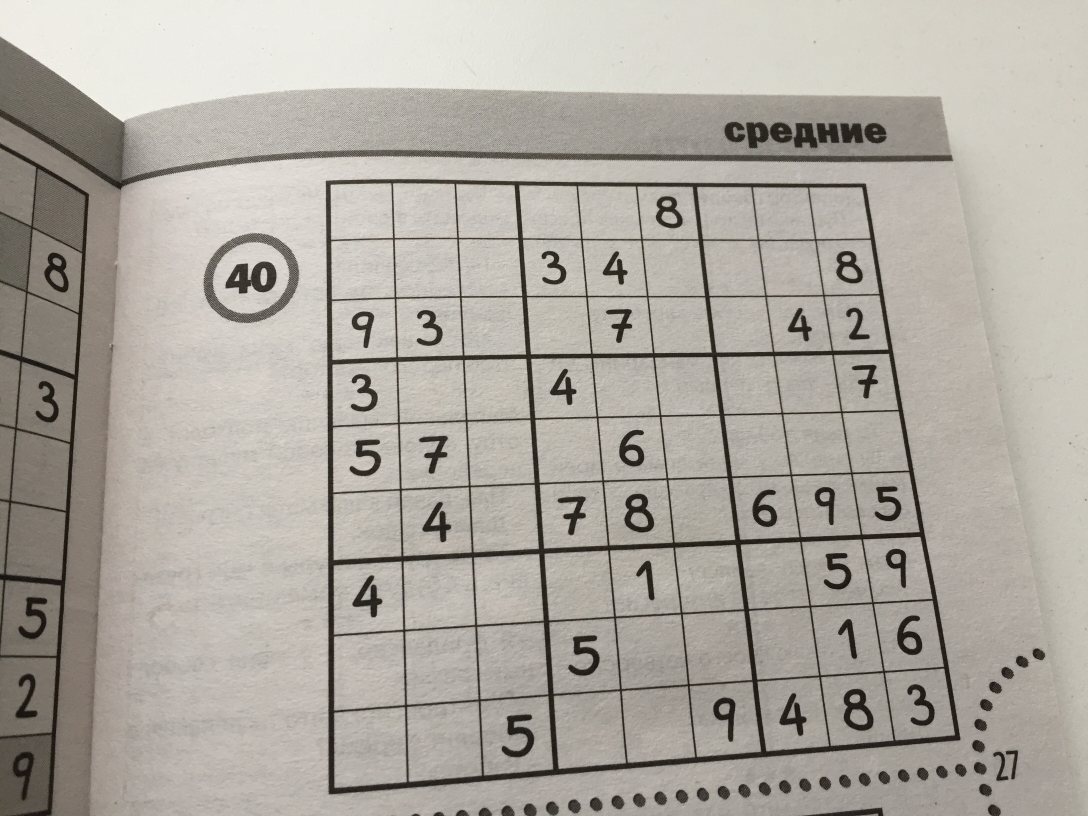
#> input picture IMG_1263.JPG, 3264 x 2448 px (shown at 1/3 size)
$ jupyter execute --allow-errors sudoku_solver.ipynb   (shell and % lines are left out)
#> lines starting #> are read from the running program, lines starting #| are printed output that depends on the picture; after the words box and inside, x2 and y2 are one past the last pixel; in counts of white or black regions, pixels touching at a corner belong together
## Project goal: build a CV algorithm to solve Sudoku.

based on https://medium.com/@neshpatel/solving-sudoku-part-ii-9a7019d196a2

[cell 1]
import cv2 as cv
import numpy as np
from matplotlib import pyplot as plt
from skimage import io
from skimage.feature import canny
from skimage.transform import hough_line, hough_line_peaks
from skimage.transform import rescale
import cv2
from skimage.transform import ProjectiveTransform, warp
from skimage.feature import match_template
from tqdm import tqdm_notebook
from PIL import Image
from skimage import util
import warnings
warnings.filterwarnings("ignore")

[cell 2]
image_name = "IMG_1263.JPG"
io.imshow(image_name)
plt.show()

# Part 1. Normalize the image

[cell 3]
def distance(p1, p2):
    a = p2[0] - p1[0]
    b = p2[1] - p1[1]
    return np.sqrt((a ** 2) + (b ** 2))


def normalize_image(fname):
#> called with fname = 'IMG_1263.JPG'
    image_full = io.imread(fname, as_gray=True, plugin='matplotlib')
    image_scaled= rescale(image_full, 0.5)
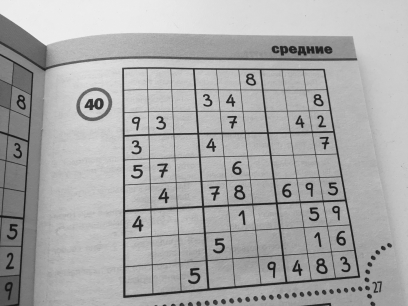
#> image_scaled: shape (1224, 1632) float64 (shown at 1/4 size); min 0.0462, max 0.963, mean 0.663
    edges = canny(image_scaled)
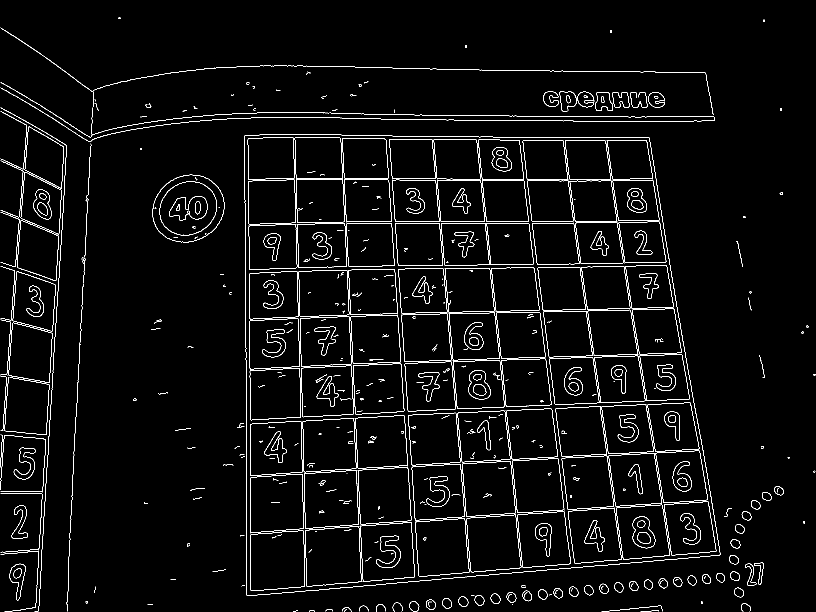
#> edges: shape (1224, 1632) bool (shown at 1/2 size); 3.2% white in thin lines or dots
    edges = (edges).astype(np.uint8)
    ext_contours = cv.findContours(edges.copy(), cv.RETR_EXTERNAL, cv.CHAIN_APPROX_SIMPLE)[1]
#> ext_contours = 155 contours, 101 with area under 20; largest, box (x1, y1, x2, y2) and area: (488, 268, 1441, 1192) 773590, (305, 349, 449, 485) 15059, (17, 645, 105, 766) 8408, (25, 543, 112, 663) 7762, (34, 440, 118, 562) 7326

    contour = max(ext_contours, key=cv.contourArea)
#> contour = contour of 521 points, box (x1, y1, x2, y2) (488, 268, 1441, 1192), area 773590
    contour = contour.squeeze()
#> contour = 521 pairs, first value 488 to 1440, second value 268 to 1191
    epsilon = 0.1 * cv.arcLength(contour, True)
#> epsilon = 361.7
    corners = cv.approxPolyDP(contour, epsilon, True).squeeze()
#> corners = [[488, 272], [494, 1191], [1440, 1109], [1298, 275]]
    src = np.array(corners, dtype='float32')
#> src has the same summary as corners

    src_middle_x = sum([el[0] for el in src]) / 4
#> src_middle_x = 930
    src_middle_y = sum([el[1] for el in src]) / 4
#> src_middle_y = 711.8

    for point in src:
        if (point[0] > src_middle_x) and (point[1] > src_middle_y):
            lower_right = point
        if (point[0] < src_middle_x) and (point[1] < src_middle_y):
            upper_left = point
        if (point[0] > src_middle_x) and (point[1] < src_middle_y):
            lower_left = point
        if (point[0] < src_middle_x) and (point[1] > src_middle_y):
            upper_right = point
#> this loop made 4 passes

    src = np.array([lower_left, upper_left, upper_right, lower_right], dtype='float32')
#> src = [[1298, 275], [488, 272], [494, 1191], [1440, 1109]]


    side = max([distance(corners[3], corners[0]),
                distance(corners[1], corners[2]),
                distance(corners[3], corners[2]),
                distance(corners[1], corners[0])])
#> in distance, `a = p2[0] - p1[0]`: a = -810
#> in distance, `b = p2[1] - p1[1]`: b = -3
#> side = 949.5
    dst = np.array([[side, 0], [0, 0], [0, side],  [side, side]], dtype='float32')
#> dst = [[949.5, 0], [0, 0], [0, 949.5], [949.5, 949.5]]
    m = cv.getPerspectiveTransform(src, dst)
#> m = [[1.09, -0.00709, -528.2], [-0.00457, 1.23, -333.4], [-9.97e-05, 0.000204, 1]]

    normalized_image = cv.warpPerspective(image_scaled, m, (int(side), int(side)))
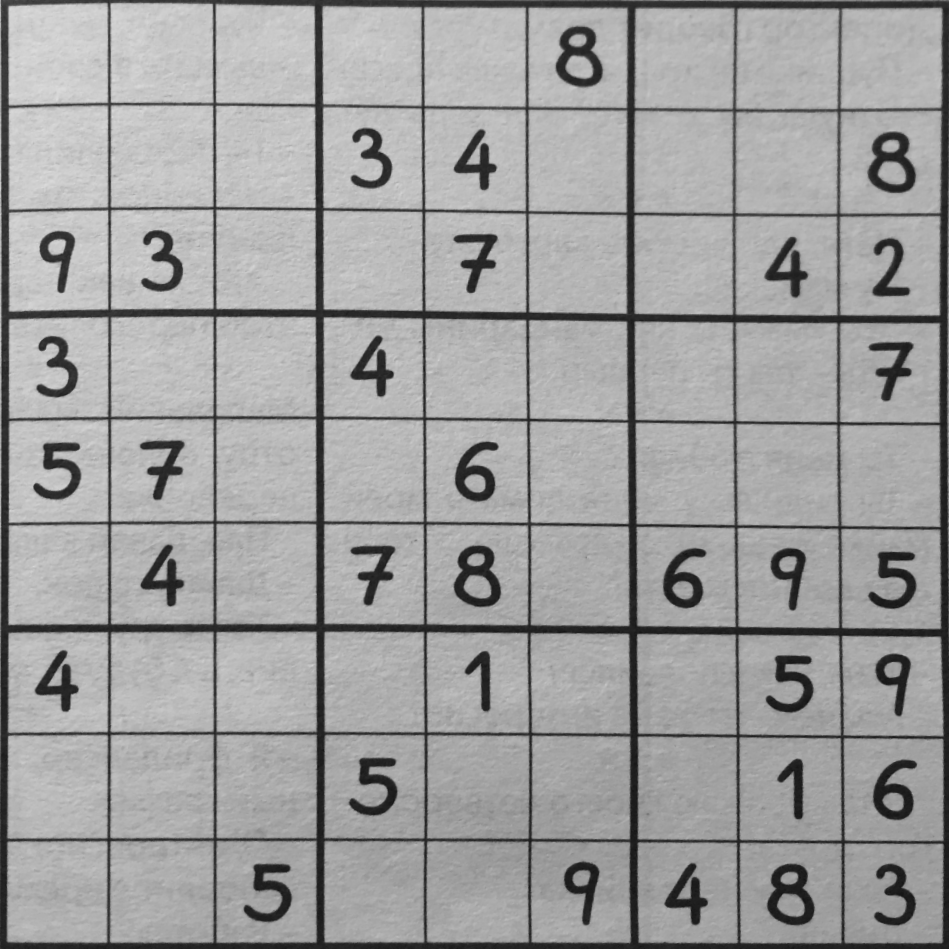
#> normalized_image: shape (949, 949) float64; min 0.0751, max 0.862, mean 0.627
    io.imsave('normalized_{}'.format(fname), normalized_image)
    return normalized_image

$ run again, with IMG_1264.JPG copied over IMG_1263.JPG
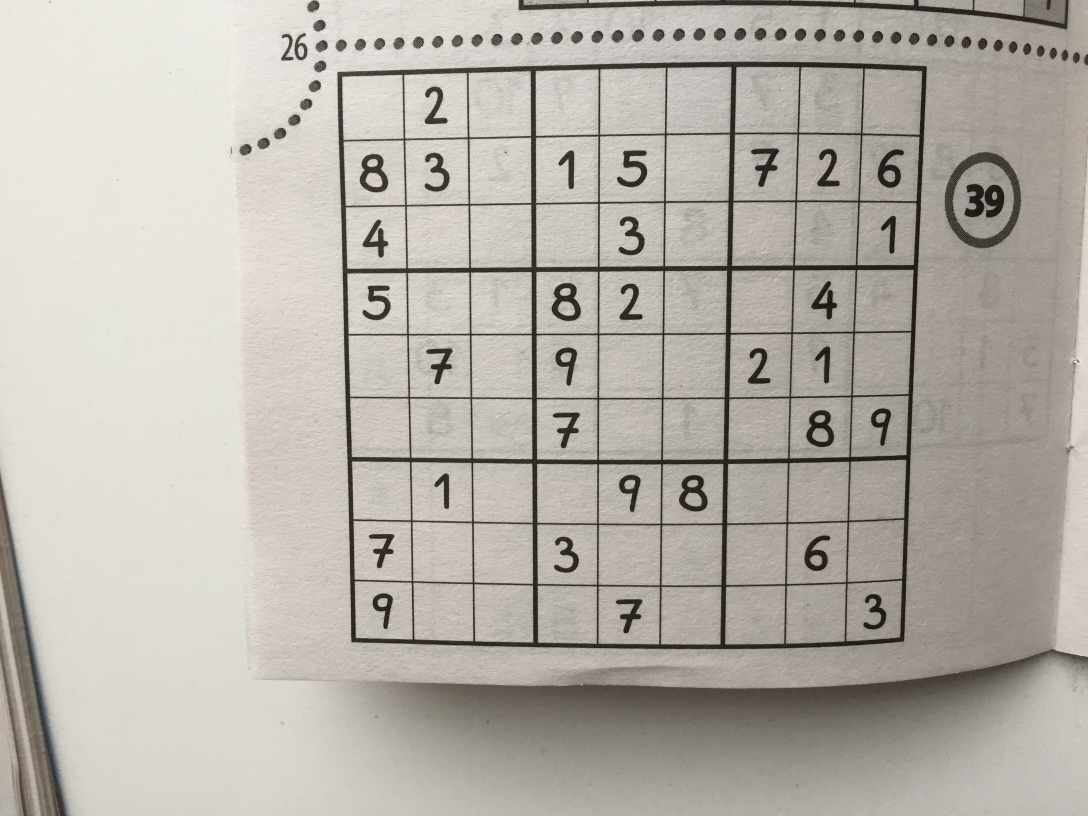
#> input picture IMG_1264.JPG, 3264 x 2448 px (shown at 1/3 size)
#> in normalize_image, `edges = canny(image_scaled)`:
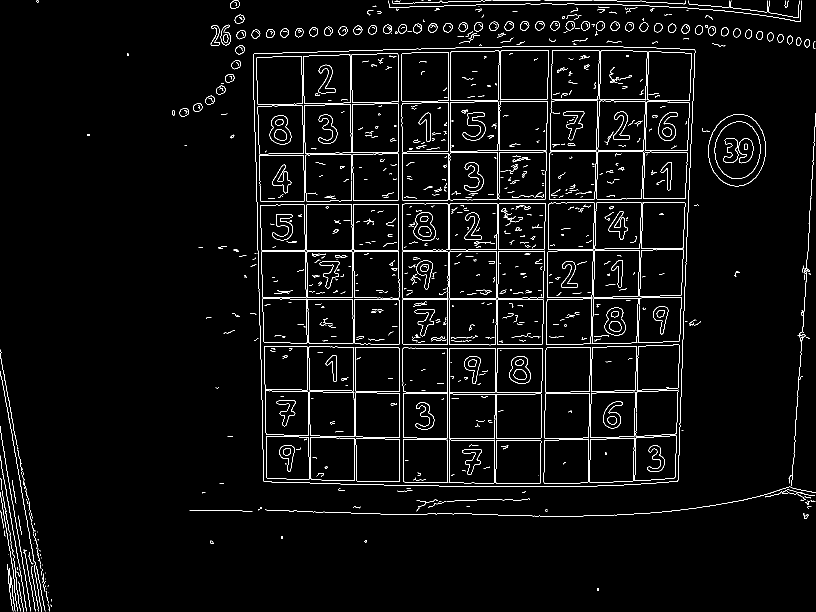
#> edges: shape (1224, 1632) bool (shown at 1/2 size); 3.2% white in thin lines or dots
#> ext_contours = 273 contours, 208 with area under 20; largest, box (x1, y1, x2, y2) and area: (506, 92, 1391, 974) 745999, (1417, 228, 1532, 373) 12954, (421, 50, 440, 91) 308, (1040, 42, 1059, 61) 250, (856, 46, 875, 66) 250
#> in normalize_image, `contour = max(ext_contours, key=cv.contourArea)`: contour = contour of 261 points, box (x1, y1, x2, y2) (506, 92, 1391, 974), area 745999
#> in normalize_image, `contour = contour.squeeze()`: contour = 261 pairs, first value 506 to 1390, second value 92 to 973
#> epsilon = 348.3
#> corners = [[1389, 99], [506, 108], [528, 963], [1355, 962]]
#> src_middle_x = 944.5
#> src_middle_y = 533
#> the loop in normalize_image, `for point in src:` made 4 passes
#> a = 34
#> b = -863
#> side = 883
#> dst = [[883, 0], [0, 0], [0, 883], [883, 883]]
#> m = [[1.01, -0.0259, -506.2], [0.00983, 0.964, -109.1], [9.72e-06, -7.38e-05, 1]]
#> in normalize_image, `normalized_image = cv.warpPerspective(image_scaled, m, (int(side), int..`:
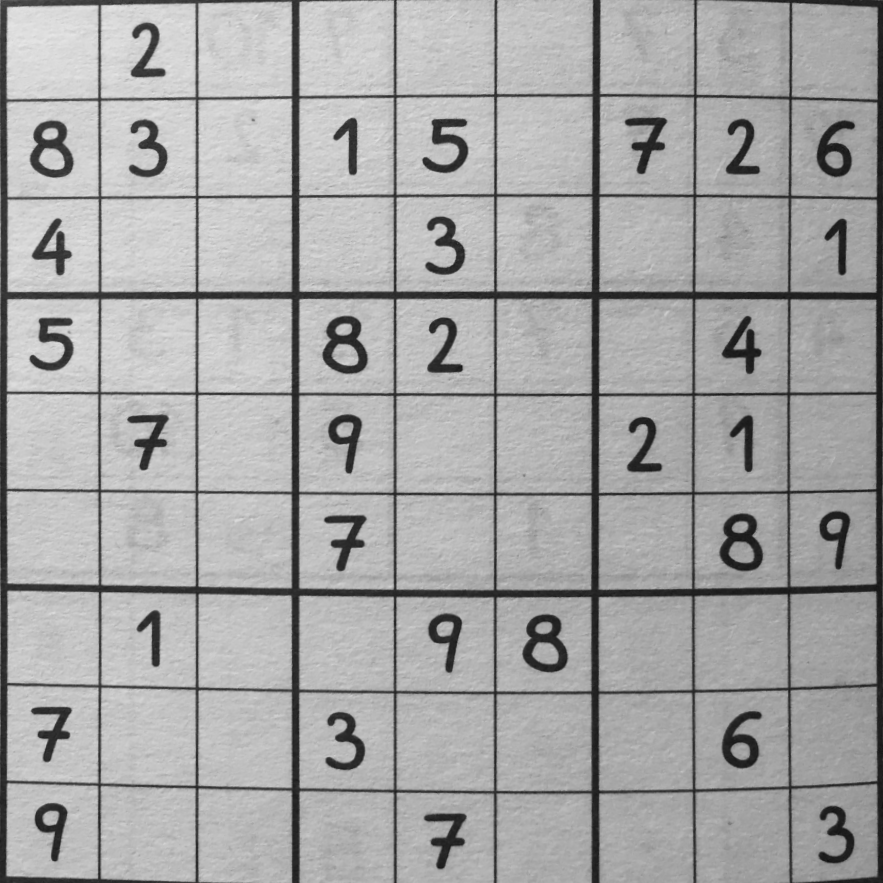
#> normalized_image: shape (883, 883) float64; min 0.0691, max 0.907, mean 0.655

$ run again, with IMG_1268.JPG copied over IMG_1263.JPG
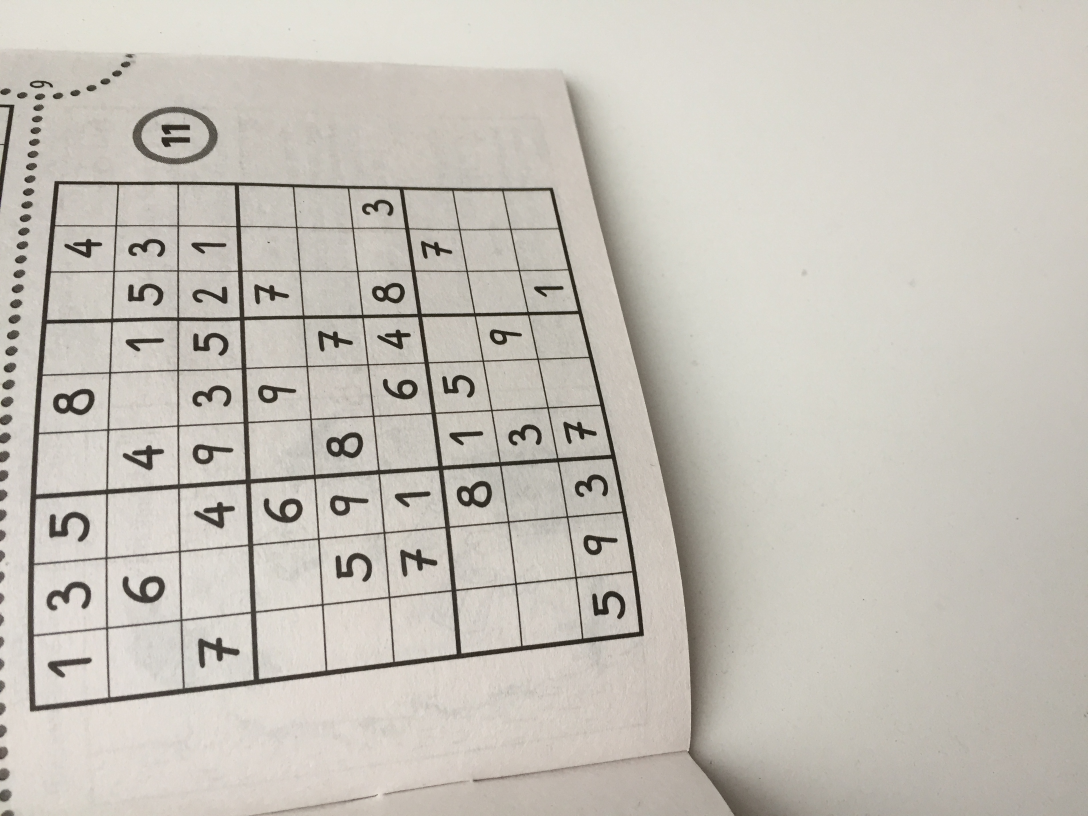
#> input picture IMG_1268.JPG, 3264 x 2448 px (shown at 1/3 size)
#> in normalize_image, `edges = canny(image_scaled)`:
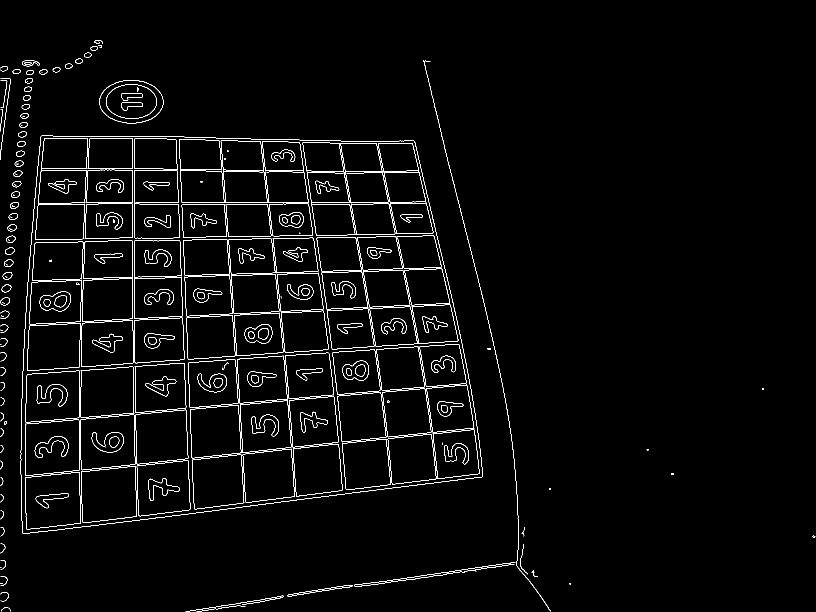
#> edges: shape (1224, 1632) bool (shown at 1/2 size); 2.3% white in thin lines or dots
#> ext_contours = 82 contours, 46 with area under 20; largest, box (x1, y1, x2, y2) and area: (41, 271, 966, 1068) 627705, (198, 160, 327, 247) 8654, (574, 1170, 705, 1193) 436, (44, 120, 80, 133) 262, (1, 595, 20, 611) 220
#> in normalize_image, `contour = max(ext_contours, key=cv.contourArea)`: contour = contour of 645 points, box (x1, y1, x2, y2) (41, 271, 966, 1068), area 627705
#> in normalize_image, `contour = contour.squeeze()`: contour = 645 pairs, first value 41 to 965, second value 271 to 1067
#> epsilon = 326.6
#> corners = [[81, 273], [46, 1067], [965, 953], [829, 282]]
#> src_middle_x = 480.2
#> src_middle_y = 643.8
#> the loop in normalize_image, `for point in src:` made 4 passes
#> in normalize_image, `src = np.array([lower_left, upper_left, upper_right, lower_right], dty..`: src = [[829, 282], [81, 273], [46, 1067], [965, 953]]
#> a = -748
#> b = -9
#> side = 926
#> dst = [[926, 0], [0, 0], [0, 926], [926, 926]]
#> m = [[1.16, 0.0513, -108.3], [-0.0191, 1.59, -432.3], [-0.00019, 0.000349, 1]]
#> in normalize_image, `normalized_image = cv.warpPerspective(image_scaled, m, (int(side), int..`:
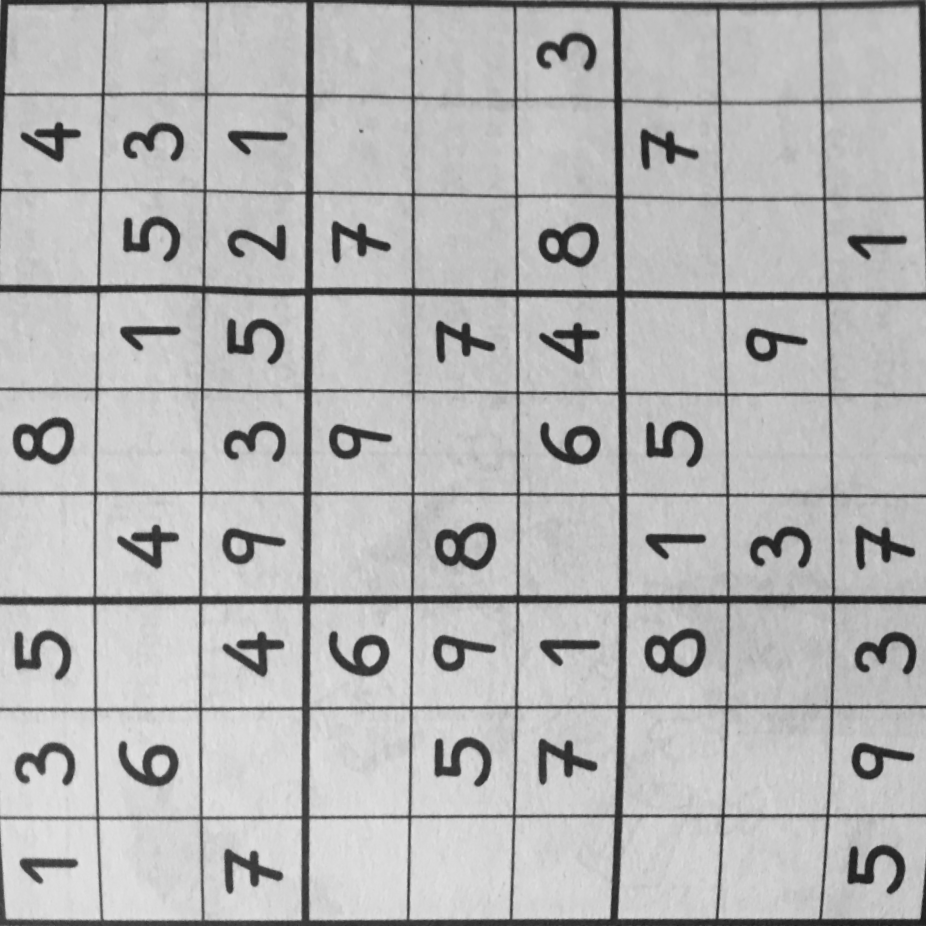
#> normalized_image: shape (926, 926) float64; min 0.0941, max 0.891, mean 0.709
